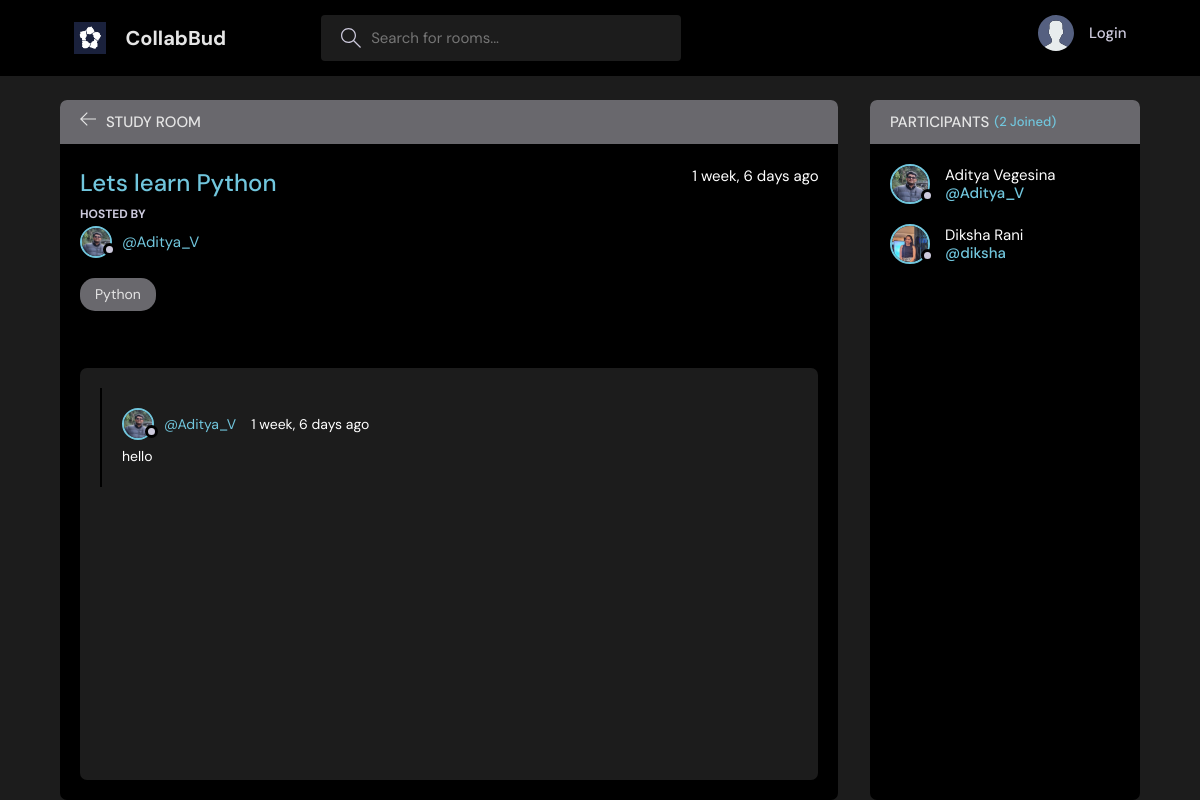
The page /room/1/ on the database its author committed.
### base/models.py (models this page shows, shortened)
class Room(models.Model):
    host = models.ForeignKey(User,         on_delete=models.SET_NULL, null=True)
    topic = models.ForeignKey(Topic, on_delete=models.SET_NULL, null=True)
    name = models.CharField(max_length=200)
    descriptions = models.TextField(null=True, blank=True)
    participants = models.ManyToManyField(User, related_name='participants', blank=True)
    updated = models.DateTimeField(auto_now=True)
    created = models.DateTimeField(auto_now_add=True)
    class Meta:
        ordering = ['-updated', '-created']

class User(AbstractUser):
    name = models.CharField(max_length=200, null=True)
    email = models.EmailField(null=True,unique=
    True)
    bio = models.TextField(null=True)
    avatar = models.ImageField(null=True, default="avatar.svg")
    USERNAME_FIELD = 'email'
    REQUIRED_FIELDS = []

class Topic(models.Model):
    name = models.CharField(max_length=200)
    def __str__(self):
        return self.name

class Message(models.Model):
    user = models.ForeignKey(User, on_delete=models.CASCADE)
    room = models.ForeignKey(Room, on_delete=models.CASCADE)
    body = models.TextField()
    updated = models.DateTimeField(auto_now=True)
    created = models.DateTimeField(auto_now_add=True)
    class Meta:
        ordering = ['-updated', '-created']

### base/views.py (the view, shortened to what this page needs)
# urls.py: path('room/<str:pk>/',views.room, name="room"),
def room(request, pk):
    room = Room.objects.get(id=pk)
    room_messages = room.message_set.all()
    participants = room.participants.all()
    context = {'room':room, 'room_messages':room_messages, 'participants':participants,}
    return render(request,'base/room.html',context)

### base/templates/base/room.html (shortened to what this page needs)
{% extends 'main.html' %}
{%block content%}
    <main class="profile-page layout layout--2">
      <div class="container">
        <div class="room">
          <div class="room__top">
            <div class="room__topLeft">
              <a href="{% url 'home' %}">
                <svg version="1.1" xmlns="http://www.w3.org/2000/svg" width="32" height="32" viewBox="0 0 32 32">
              </a>
              <h3>Study Room</h3>
            </div>
          </div>
          <div class="room__box scroll">
            <div class="room__header scroll">
              <div class="room__info">
                <h3>{{room.name}}</h3>
                <span>{{room.created|timesince}} ago</span>
              </div>
              <div class="room__hosted">
                <p>Hosted By</p>
                <a href="{% url 'user-profile' room.host.id %}" class="room__author">
                  <div class="avatar avatar--small">
                    <img src="{{room.host.avatar.url}}" />
                  </div>
                  <span>@{{room.host.username}}</span>
                </a>
              </div>
              <span class="room__topics">{{room.topic}}</span>
            </div>
            <div class="room__conversation">
              <div class="threads scroll">
                {% for message in room_messages %}
                <div class="thread">
                  <div class="thread__top">
                    <div class="thread__author">
                      <a href="{% url 'user-profile' message.user.id %}" class="thread__authorInfo">
                        <div class="avatar avatar--small">
                          <img src="{{message.user.avatar.url}}" />
                        </div>
                        <span>@{{message.user.username}}</span>
                      </a>
                      <span class="thread__date">{{message.created|timesince}} ago</span>
                    </div>
                  </div>
                  <div class="thread__details">
                    {{message.body}}
                  </div>
                </div>
                {%endfor%}
              </div>
            </div>
          </div>
        </div>
        <div class="participants">
          <h3 class="participants__top">Participants <span>({{participants.count}} Joined)</span></h3>
          <div class="participants__list scroll">
            {%for user in participants%}
            <a href="{% url 'user-profile' user.id %}" class="participant">
              <div class="avatar avatar--medium">
                <img src="{{user.avatar.url}}" />
              </div>
              <p>
                {{user.name}}
                <span>@{{user.username}}</span>
              </p>
            </a>
            {%endfor%}
          </div>
        </div>
      </div>
    </main>
{%endblock%}

### rows shown on the page
Room: name "Lets learn Python", created "1 week, 6 days", host.avatar (picture), host.username "Aditya_V", topic "Python"
Message: user.avatar (picture), user.username "Aditya_V", created "1 week, 6 days", body "hello"
User: avatar (picture), name "Aditya Vegesina", username "Aditya_V"
User: avatar (picture), name "Diksha Rani", username "diksha"

### other values the page prints
{{ participants.count }} "2"
